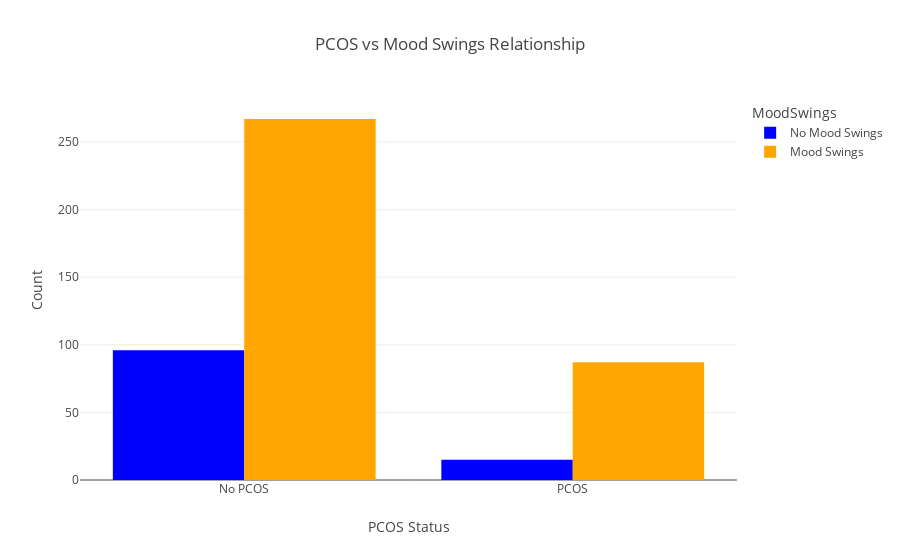

Notebook cell for this chart:
### Code cell
import plotly.express as px

# Group by PCOS and MoodSwings and count the occurrences
pcos_mood_count = df.groupby(['PCOS', 'MoodSwings']).size().reset_index(name='count')
pcos_mood_count['PCOS'] = pcos_mood_count['PCOS'].map({0: 'No PCOS', 1: 'PCOS'})
pcos_mood_count['MoodSwings'] = pcos_mood_count['MoodSwings'].map({0: 'No Mood Swings', 1: 'Mood Swings'})

# Create a bar plot with custom colors for Mood Swings
fig = px.bar(pcos_mood_count, 
             x='PCOS', y='count', color='MoodSwings', 
             title='PCOS vs Mood Swings Relationship',
             labels={'PCOS': 'PCOS Status', 'count': 'Count'},
             barmode='group',
             color_discrete_map={'No Mood Swings': 'blue', 'Mood Swings': 'orange'}) 
fig.show()

### Figure 1 — Plotly figure (JSON) as saved in the notebook; plotly's stock layout.template omitted (floating-point values rounded to 4 significant figures)
{"data": [{"alignmentgroup": "True", "hovertemplate": "MoodSwings=No Mood Swings<br>PCOS Status=%{x}<br>Count=%{y}<extra></extra>", "legendgroup": "No Mood Swings", "marker": {"color": "blue", "pattern": {"shape": ""}}, "name": "No Mood Swings", "offsetgroup": "No Mood Swings", "orientation": "v", "showlegend": true, "textposition": "auto", "type": "bar", "x": ["No PCOS", "PCOS"], "xaxis": "x", "y": [96, 15], "yaxis": "y"}, {"alignmentgroup": "True", "hovertemplate": "MoodSwings=Mood Swings<br>PCOS Status=%{x}<br>Count=%{y}<extra></extra>", "legendgroup": "Mood Swings", "marker": {"color": "orange", "pattern": {"shape": ""}}, "name": "Mood Swings", "offsetgroup": "Mood Swings", "orientation": "v", "showlegend": true, "textposition": "auto", "type": "bar", "x": ["No PCOS", "PCOS"], "xaxis": "x", "y": [267, 87], "yaxis": "y"}], "layout": {"barmode": "group", "legend": {"title": {"text": "MoodSwings"}, "tracegroupgap": 0}, "title": {"text": "PCOS vs Mood Swings Relationship"}, "xaxis": {"anchor": "y", "domain": [0, 1], "title": {"text": "PCOS Status"}}, "yaxis": {"anchor": "x", "domain": [0, 1], "title": {"text": "Count"}}}}
